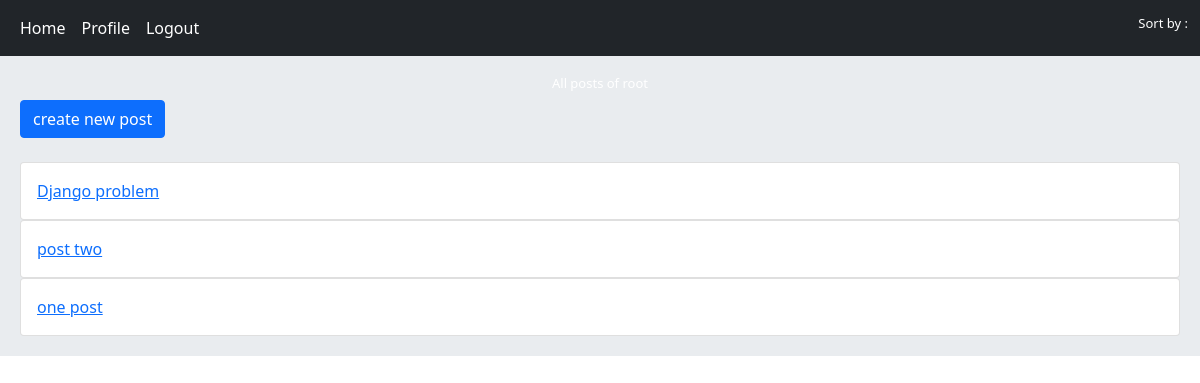
Before: /account/profile/1 (signed in) with the older database file.
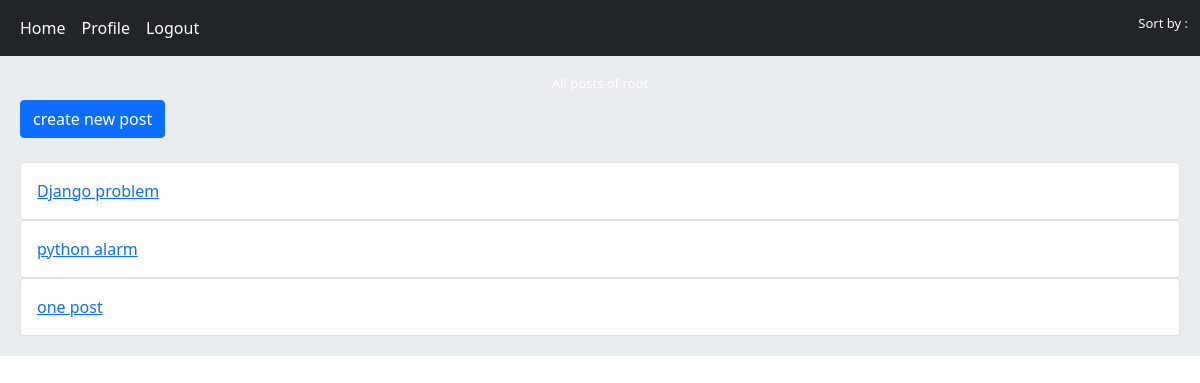
After: the same page with the newer database file.
### home/models.py (models this page shows, shortened)
class Post(models.Model):
    user=models.ForeignKey(User,on_delete=models.CASCADE)
    title=models.CharField(max_length=300,null=True)
    body=models.TextField()
    slug=models.SlugField()
    created=models.DateTimeField(auto_now_add=True)
    updated=models.DateTimeField(auto_now=True)
    class Meta:
        ordering=('-created',)
    def get_absolute_url(self):
        return reverse("home:post_detail", args=(self.id,self.slug))

### account/views.py (the view)
# urls.py: path('profile/<int:user_id>',views.UserProfileView.as_view(),name='user_profile'),
class UserProfileView(LoginRequiredMixin,View):
    def get(self,request,user_id):
        user=get_object_or_404(User,pk=user_id)
        posts=Post.objects.filter(user=user)
        return render(request,'account/profile.html',{'user': user,'posts':posts})

### account/templates/account/profile.html (shortened to what this page needs)
{% extends "base.html" %}
{% block content %}
       <h2 class='text-center'> All posts of {{user.username}} </h2>
        {% if request.user.id == user.id %}
            <a href="{% url "home:post_create" %}" class="btn btn-primary">create new post</a><br><br>
        {% endif %}
        {% for post in posts  %}
            <div class="card">
                <a href="{{post.get_absolute_url}}" class="card-body"> {{post.title}} </a>
            </div>
        {% endfor %}
{% endblock content %}

Changed rows visible on the page:
changed Post: title "post two" → "python alarm"
